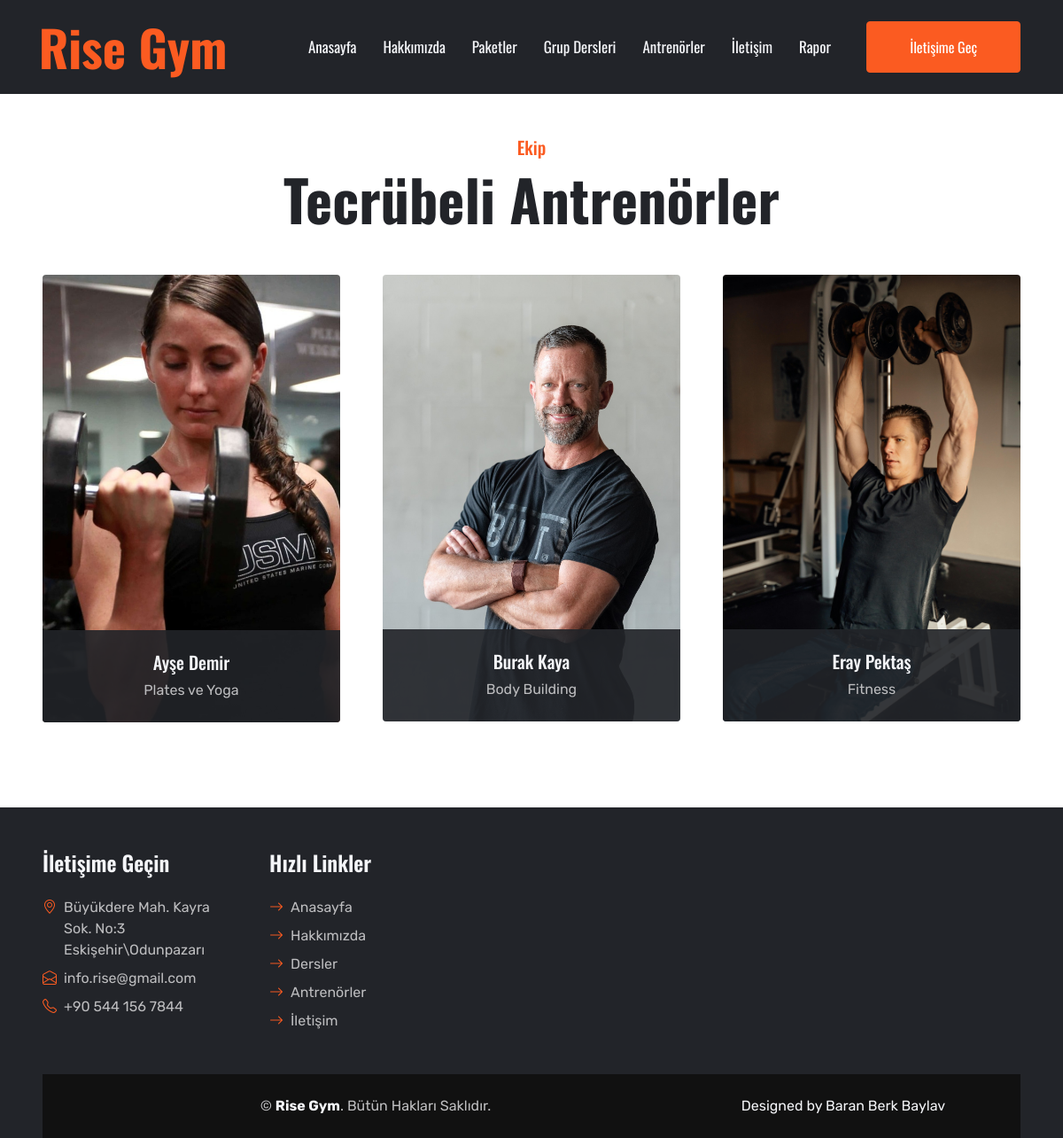
The page /index.php?sayfa=personel on the database its author committed.
### tables this page shows
CREATE TABLE `personel` (
  `id` int(11) NOT NULL,
  `adi` varchar(101) DEFAULT NULL,
  `soyadi` varchar(101) DEFAULT NULL,
  `email` varchar(55) DEFAULT NULL,
  `telefon` varchar(15) DEFAULT NULL,
  `cinsiyet` varchar(1) DEFAULT NULL,
  `dogum_tarihi` date DEFAULT NULL,
  `ozgecmis` mediumtext DEFAULT NULL,
  `brans` varchar(70) DEFAULT NULL,
  `resim` varchar(69) DEFAULT NULL,
  `aktif_mi` varchar(1) DEFAULT NULL
);

### personel.php (the view)
<?php
include('baglanti.php');
$sorgu_personel = mysqli_query($baglanti, "SELECT id, adi, soyadi, resim, brans FROM personel ORDER BY adi ASC");
?>
<div class="container-fluid p-5">
    <div class="mb-5 text-center">
        <h5 class="text-primary">Ekip</h5>
        <h1 class="display-3  mb-0">Tecrübeli Antrenörler</h1>
    </div>
    <div class="row g-5">
        <?php while ($satir_personel = mysqli_fetch_array($sorgu_personel)) { ?>
            <div class="col-lg-4 col-md-6">
                <div class="team-item position-relative">
                    <div class="position-relative overflow-hidden rounded">
                        <img class="img-fluid w-100" src="resimler/<?php echo $satir_personel['resim']; ?>"
                             alt="<?php echo $satir_personel['adi'] . ' ' . $satir_personel['soyadi']; ?>">
                    </div>
                    <div class="position-absolute start-0 bottom-0 w-100 rounded-bottom text-center p-4"
                         style="background: rgba(34, 36, 41, .9);">
                        <h5 class=" text-light">
                            <?php echo $satir_personel['adi'] . ' ' . $satir_personel['soyadi']; ?>
                        </h5>
                        <p class=" text-secondary m-0">
                            <?php echo $satir_personel['brans']; ?>
                        </p>
                    </div>
                </div>
            </div>
        <?php } ?>
    </div>
</div>

### css/style.css (style rules this page uses)
:root { --primary: #FB5B21; --secondary: #BDBDBF; --light: #F4F5F8; --dark: #222429; }
h1, h2, .font-weight-bold { font-weight: 700 !important; }
h5, h6, .font-weight-medium { font-weight: 500 !important; }
.team-item img { transition: .5s; }

### rows shown on the page
personel: resim (picture), adi "Ayşe", soyadi "Demir", brans "Plates ve Yoga"
personel: resim (picture), adi "Burak", soyadi "Kaya", brans "Body Building"
personel: resim (picture), adi "Eray", soyadi "Pektaş", brans "Fitness"
